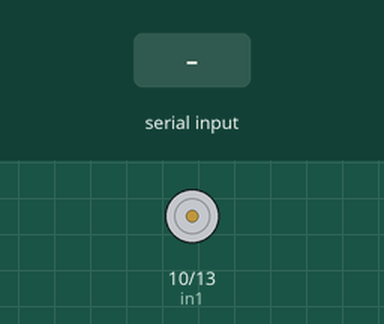
The sketch below on a simulated Arduino Uno, built with avr-gcc and run on an emulated ATmega328P. On the bench: motor-driver pin pairs drawn as motors (green arrow = first pin HIGH = forward, orange = second pin HIGH = backward, longer = more drive). The inputs (shaded band) are chosen by the test bench.

Above: at 1.2 s.
1.3 s: "1" received over Serial
At 2.4 s:
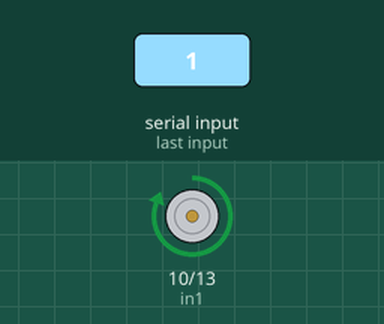
2.8 s: "2" received over Serial
At 3.6 s:
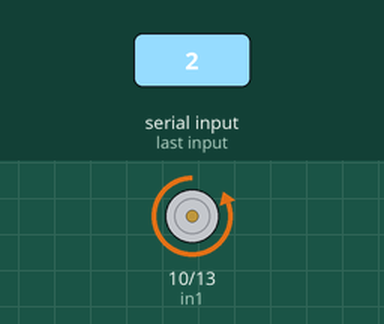
4.3 s: "0" received over Serial
At 4.7 s:
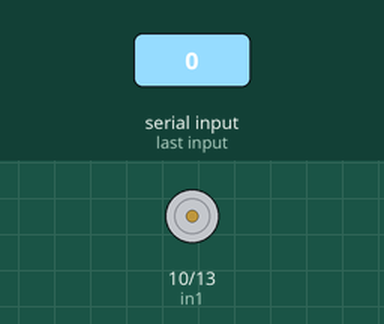
Timing chart, 0 to 7.3 s (numbered marks = the images above; inputs shaded):
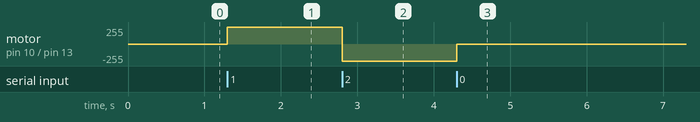

The sketch:

step1.ino
```cpp
int in1 = 10;
int in2 = 13;

void setup() {
  pinMode(in1, OUTPUT);
  pinMode(in2, OUTPUT);

  Serial.begin(9600);
}

void loop() {

  if (Serial.available())
  {
    char in_data;
    in_data = Serial.read();
    if (in_data == '1')
    {
      digitalWrite(in1, HIGH);
      digitalWrite(in2, LOW);
    }
    else if (in_data == '2')
    {
      digitalWrite(in1, LOW);
      digitalWrite(in2, HIGH);
    }
    else
    {
      digitalWrite(in1, LOW);
      digitalWrite(in2, LOW);
    }
  }
}
```

Measured:
- after the input at 1.3 s, motor on pin 10 (in1) / pin 13 (in2): stopped → forward 255/255 at once
- after the input at 2.8 s, motor on pin 10 (in1) / pin 13 (in2): forward 255/255 → backward 255/255 at once
- after the input at 4.3 s, motor on pin 10 (in1) / pin 13 (in2): backward 255/255 → stopped at once
